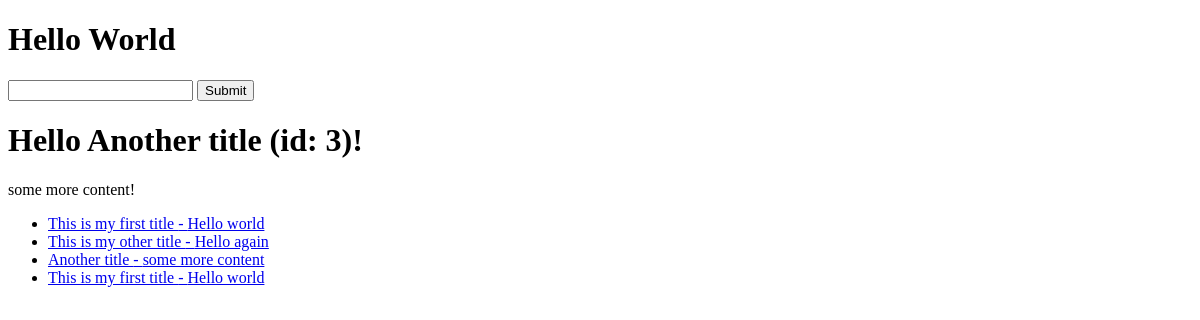
The app's page /, older data.
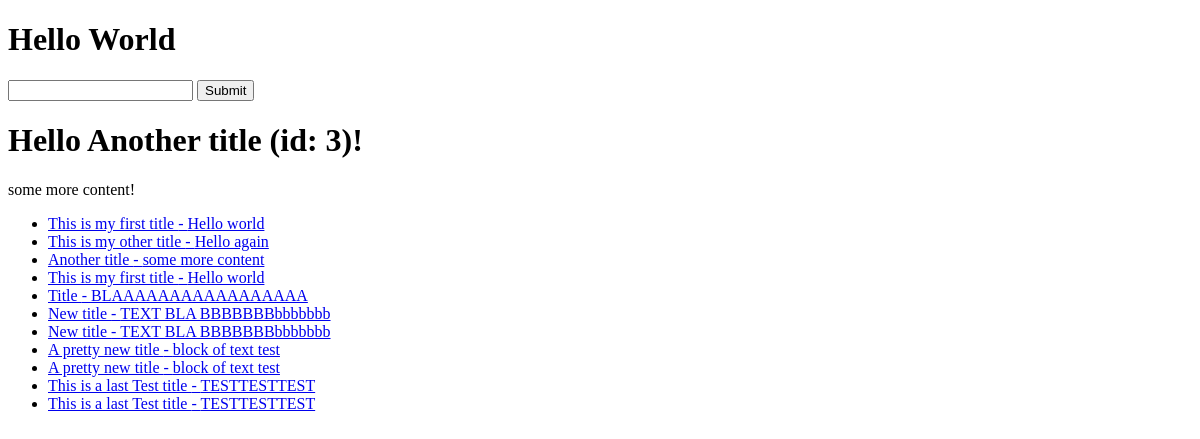
The same page, newer data.
### articles/models.py (models this page shows)
class Article(models.Model):
    title = models.TextField()
    content = models.TextField()

### trydjango/views.py (the view)
# urls.py: path('', home_view),
def home_view(request, id=None, *args, **kwargs):
    print(id)
    name = "justin"
    random_id = random.randint(1, 4)
    article_obj = Article.objects.get(id=random_id)
    article_queryset = Article.objects.all()
    context = {
        "object_list": article_queryset,
        "object": article_obj,
        "title": article_obj.title,
        "id": article_obj.id,
        "content": article_obj.content
    }
    HTML_STRING = render_to_string("home-view.html",
    context=context)
    return HttpResponse(HTML_STRING)

### templates/home-view.html
{% extends "base.html" %}
{% block content %}
<h1>Hello {{ object.title}} (id: {{ id }})!</h1>
<p> {{ content }}!</p>
<ul>
    {% for x in object_list %}
        {% if x.title %}
            <li><a href='/articles/{{ x.id }}/'>{{ x.title }} -
            {{ x.content }}</a></li>
        {% endif %}
    {% endfor %}
</ul>
{% endblock content %}

### templates/base.html (shortened to what this page needs)
<!DOCTYPE html>
<html>
<head>
    <body>
        <h1>Hello World</h1>
        <form action='/articles/' method='GET'>
            <input type='text' name='q'/>
            <input type='submit'/>
        </form>
    {% block content %}{% endblock content %}
    </body>
</head>
</html>

Row changes from the older to the newer data that the page shows:
added Article: title "Title", content "BLAAAAAAAAAAAAAAAAA"
added Article: title "New title", content "TEXT BLA BBBBBBBbbbbbbb"
added Article: title "New title", content "TEXT BLA BBBBBBBbbbbbbb"
added Article: title "A pretty new title", content "block of text test"
added Article: title "A pretty new title", content "block of text test"
added Article: title "This is a last Test title", content "TESTTESTTEST"
added Article: title "This is a last Test title", content "TESTTESTTEST"
